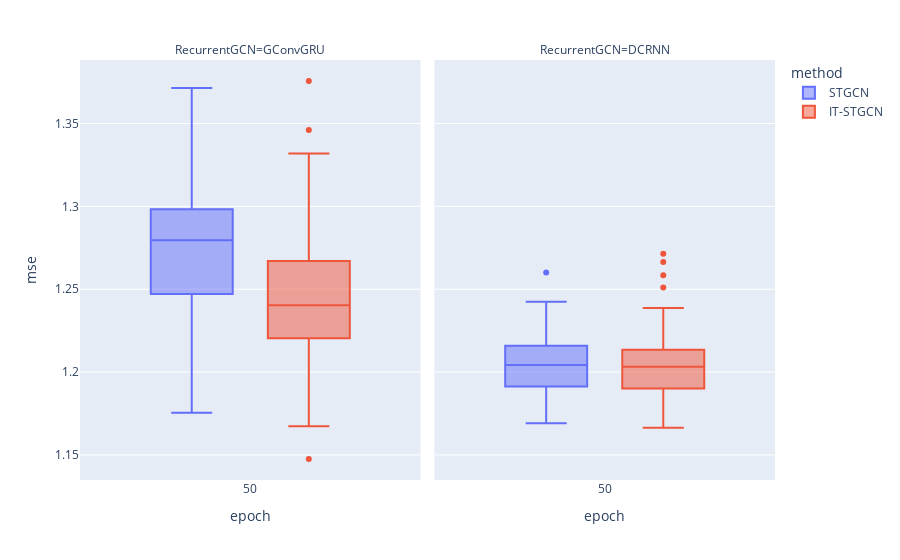

Notebook cell for this chart:
### Markdown cell above
## Baseline

### Code cell
data.query("method!='GNAR' and mrate ==0 ").plot.box(backend='plotly',x='epoch',color='method',y='mse',facet_col='RecurrentGCN',height=800)

### Figure 1 — Plotly figure (JSON) as saved in the notebook; plotly's stock layout.template omitted (floating-point values rounded to 4 significant figures)
{"data": [{"alignmentgroup": "True", "hovertemplate": "method=STGCN<br>RecurrentGCN=GConvGRU<br>epoch=%{x}<br>mse=%{y}<extra></extra>", "legendgroup": "STGCN", "marker": {"color": "#636efa"}, "name": "STGCN", "notched": false, "offsetgroup": "STGCN", "orientation": "v", "showlegend": true, "type": "box", "x": [50, 50, 50, 50, 50, 50, 50, 50, 50, 50, 50, 50, 50, 50, 50, 50, 50, 50, 50, 50, 50, 50, 50, 50, 50, 50, 50, 50, 50, 50, 50, 50, 50, 50, 50, 50, 50, 50, 50, 50, 50, 50, 50, 50, 50, 50, 50, 50, 50, 50, 50, 50, 50, 50, 50, 50, 50, 50, 50, 50, 50, 50, 50, 50, 50, 50, 50, 50, 50, 50, 50, 50, 50, 50, 50, 50, 50, 50, 50, 50, 50, 50, 50, 50, 50, 50, 50, 50, 50, 50], "x0": " ", "xaxis": "x", "y": [1.245, 1.295, 1.225, 1.284, 1.175, 1.273, 1.256, 1.246, 1.292, 1.3, 1.246, 1.29, 1.289, 1.245, 1.249, 1.233, 1.263, 1.294, 1.298, 1.325, 1.247, 1.271, 1.371, 1.234, 1.222, 1.288, 1.299, 1.24, 1.29, 1.254, 1.294, 1.305, 1.308, 1.324, 1.343, 1.286, 1.264, 1.227, 1.347, 1.279, 1.301, 1.226, 1.294, 1.287, 1.297, 1.184, 1.235, 1.262, 1.37, 1.2, 1.221, 1.287, 1.282, 1.257, 1.322, 1.257, 1.257, 1.32, 1.247, 1.32, 1.317, 1.306, 1.261, 1.264, 1.27, 1.237, 1.28, 1.294, 1.208, 1.306, 1.271, 1.266, 1.32, 1.28, 1.223, 1.196, 1.289, 1.272, 1.296, 1.301, 1.252, 1.264, 1.359, 1.198, 1.291, 1.249, 1.284, 1.303, 1.3, 1.253], "y0": " ", "yaxis": "y"}, {"alignmentgroup": "True", "hovertemplate": "method=STGCN<br>RecurrentGCN=DCRNN<br>epoch=%{x}<br>mse=%{y}<extra></extra>", "legendgroup": "STGCN", "marker": {"color": "#636efa"}, "name": "STGCN", "notched": false, "offsetgroup": "STGCN", "orientation": "v", "showlegend": false, "type": "box", "x": [50, 50, 50, 50, 50, 50, 50, 50, 50, 50, 50, 50, 50, 50, 50, 50, 50, 50, 50, 50, 50, 50, 50, 50, 50, 50, 50, 50, 50, 50, 50, 50, 50, 50, 50, 50, 50, 50, 50, 50, 50, 50, 50, 50, 50, 50, 50, 50, 50, 50, 50, 50, 50, 50, 50, 50, 50, 50, 50, 50, 50, 50, 50, 50, 50, 50, 50, 50, 50, 50, 50, 50, 50, 50, 50, 50, 50, 50, 50, 50, 50, 50, 50, 50, 50, 50, 50, 50, 50, 50], "x0": " ", "xaxis": "x2", "y": [1.236, 1.191, 1.196, 1.222, 1.224, 1.227, 1.216, 1.211, 1.205, 1.222, 1.206, 1.198, 1.199, 1.204, 1.231, 1.204, 1.18, 1.186, 1.205, 1.207, 1.221, 1.182, 1.214, 1.214, 1.23, 1.211, 1.19, 1.192, 1.215, 1.199, 1.241, 1.221, 1.197, 1.203, 1.172, 1.196, 1.206, 1.226, 1.187, 1.184, 1.169, 1.198, 1.216, 1.19, 1.208, 1.204, 1.182, 1.221, 1.231, 1.227, 1.178, 1.214, 1.26, 1.207, 1.207, 1.191, 1.188, 1.202, 1.202, 1.21, 1.234, 1.193, 1.19, 1.185, 1.213, 1.186, 1.172, 1.186, 1.193, 1.198, 1.216, 1.19, 1.235, 1.242, 1.205, 1.177, 1.22, 1.231, 1.193, 1.204, 1.183, 1.19, 1.214, 1.202, 1.201, 1.213, 1.197, 1.218, 1.207, 1.195], "y0": " ", "yaxis": "y2"}, {"alignmentgroup": "True", "hovertemplate": "method=IT-STGCN<br>RecurrentGCN=GConvGRU<br>epoch=%{x}<br>mse=%{y}<extra></extra>", "legendgroup": "IT-STGCN", "marker": {"color": "#EF553B"}, "name": "IT-STGCN", "notched": false, "offsetgroup": "IT-STGCN", "orientation": "v", "showlegend": true, "type": "box", "x": [50, 50, 50, 50, 50, 50, 50, 50, 50, 50, 50, 50, 50, 50, 50, 50, 50, 50, 50, 50, 50, 50, 50, 50, 50, 50, 50, 50, 50, 50, 50, 50, 50, 50, 50, 50, 50, 50, 50, 50, 50, 50, 50, 50, 50, 50, 50, 50, 50, 50, 50, 50, 50, 50, 50, 50, 50, 50, 50, 50, 50, 50, 50, 50, 50, 50, 50, 50, 50, 50, 50, 50, 50, 50, 50, 50, 50, 50, 50, 50, 50, 50, 50, 50, 50, 50, 50, 50, 50, 50], "x0": " ", "xaxis": "x", "y": [1.211, 1.266, 1.301, 1.198, 1.267, 1.234, 1.216, 1.23, 1.332, 1.33, 1.218, 1.264, 1.22, 1.273, 1.28, 1.197, 1.282, 1.288, 1.247, 1.186, 1.263, 1.227, 1.233, 1.258, 1.296, 1.231, 1.3, 1.231, 1.249, 1.246, 1.24, 1.207, 1.273, 1.272, 1.196, 1.23, 1.284, 1.267, 1.263, 1.202, 1.202, 1.242, 1.26, 1.248, 1.231, 1.199, 1.231, 1.332, 1.227, 1.292, 1.376, 1.267, 1.199, 1.207, 1.235, 1.223, 1.241, 1.235, 1.233, 1.215, 1.259, 1.252, 1.203, 1.255, 1.272, 1.238, 1.246, 1.222, 1.228, 1.235, 1.232, 1.2, 1.282, 1.232, 1.206, 1.216, 1.203, 1.167, 1.271, 1.233, 1.241, 1.254, 1.346, 1.257, 1.148, 1.244, 1.24, 1.295, 1.326, 1.21], "y0": " ", "yaxis": "y"}, {"alignmentgroup": "True", "hovertemplate": "method=IT-STGCN<br>RecurrentGCN=DCRNN<br>epoch=%{x}<br>mse=%{y}<extra></extra>", "legendgroup": "IT-STGCN", "marker": {"color": "#EF553B"}, "name": "IT-STGCN", "notched": false, "offsetgroup": "IT-STGCN", "orientation": "v", "showlegend": false, "type": "box", "x": [50, 50, 50, 50, 50, 50, 50, 50, 50, 50, 50, 50, 50, 50, 50, 50, 50, 50, 50, 50, 50, 50, 50, 50, 50, 50, 50, 50, 50, 50, 50, 50, 50, 50, 50, 50, 50, 50, 50, 50, 50, 50, 50, 50, 50, 50, 50, 50, 50, 50, 50, 50, 50, 50, 50, 50, 50, 50, 50, 50, 50, 50, 50, 50, 50, 50, 50, 50, 50, 50, 50, 50, 50, 50, 50, 50, 50, 50, 50, 50, 50, 50, 50, 50, 50, 50, 50, 50, 50, 50], "x0": " ", "xaxis": "x2", "y": [1.227, 1.204, 1.207, 1.194, 1.205, 1.176, 1.192, 1.207, 1.212, 1.187, 1.206, 1.203, 1.224, 1.271, 1.209, 1.195, 1.181, 1.195, 1.208, 1.179, 1.167, 1.227, 1.201, 1.209, 1.233, 1.23, 1.218, 1.199, 1.18, 1.189, 1.18, 1.213, 1.23, 1.21, 1.196, 1.184, 1.166, 1.171, 1.213, 1.258, 1.197, 1.181, 1.211, 1.203, 1.2, 1.193, 1.197, 1.184, 1.177, 1.191, 1.205, 1.239, 1.178, 1.219, 1.198, 1.212, 1.187, 1.19, 1.183, 1.193, 1.236, 1.251, 1.21, 1.213, 1.212, 1.191, 1.2, 1.202, 1.227, 1.204, 1.221, 1.209, 1.216, 1.175, 1.229, 1.186, 1.18, 1.226, 1.207, 1.176, 1.201, 1.228, 1.266, 1.208, 1.204, 1.219, 1.222, 1.202, 1.189, 1.203], "y0": " ", "yaxis": "y2"}], "layout": {"annotations": [{"font": {}, "showarrow": false, "text": "RecurrentGCN=GConvGRU", "x": 0.245, "xanchor": "center", "xref": "paper", "y": 1, "yanchor": "bottom", "yref": "paper"}, {"font": {}, "showarrow": false, "text": "RecurrentGCN=DCRNN", "x": 0.755, "xanchor": "center", "xref": "paper", "y": 1, "yanchor": "bottom", "yref": "paper"}], "autosize": true, "boxmode": "group", "legend": {"title": {"text": "method"}, "tracegroupgap": 0}, "margin": {"t": 60}, "xaxis": {"anchor": "y", "autorange": true, "domain": [0, 0.49], "range": [49.5, 50.5], "title": {"text": "epoch"}, "type": "linear"}, "xaxis2": {"anchor": "y2", "autorange": true, "domain": [0.51, 1], "matches": "x", "range": [49.5, 50.5], "title": {"text": "epoch"}, "type": "linear"}, "yaxis": {"anchor": "x", "autorange": true, "domain": [0, 1], "range": [1.135, 1.388], "title": {"text": "mse"}, "type": "linear"}, "yaxis2": {"anchor": "x2", "autorange": true, "domain": [0, 1], "matches": "y", "range": [1.135, 1.388], "showticklabels": false, "type": "linear"}}}
